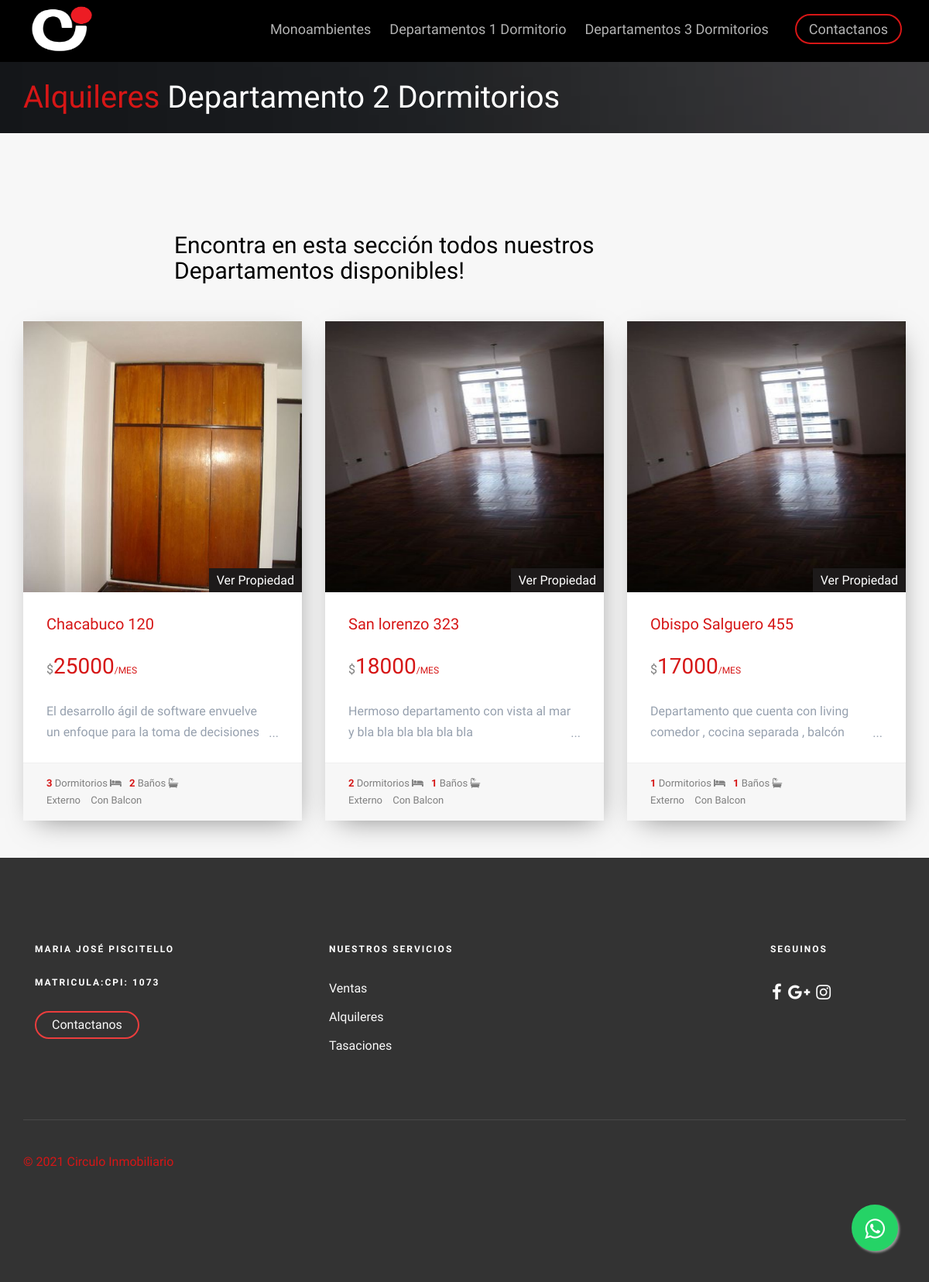
/alquileres/alqui_dptodosdormi/, run on the app's committed database.
### Alquileres/models.py (models this page shows, shortened)
class PostImagenes(models.Model):
    post= models.ForeignKey(PostAlquiler, default =None ,on_delete=models.CASCADE)
    image = models.ImageField(upload_to ="Imagenes",verbose_name="Imagenes")
    class Meta:
        verbose_name="Agregar una Imagen"
        verbose_name_plural="Agregar mas Imagenes"

class PostAlquiler(models.Model):
    balcon=(('Con Balcon','Con Balcon'),('',''))
    balcon = models.CharField(max_length=100, choices = balcon,default="Con Balcon", null=True, blank=True)
    frente= (('Externo','Externo'),('Contrafrente','Contrafrente'))
    frente = models.CharField(max_length=100,choices=frente, default = "Externo")
    title=  models.CharField(max_length=200, verbose_name="Titulo ")
    content = models.TextField(verbose_name="Contenido",max_length=800,)
    imagen = models.ImageField(verbose_name="Imagen", blank =True ,null =True,upload_to="Alquileres")
    price = models.IntegerField(verbose_name="Precio")
    ambientes = models.IntegerField(verbose_name="Dormitorios o Ambientes",blank =True ,null =True)
    superficie= models.IntegerField(verbose_name="Superficie (locales u oficinas)",blank =True,null =True )
    baños= models.IntegerField(verbose_name="Baños",blank = True,null =True)
    plantas= models.IntegerField(verbose_name="Plantas (locales u oficinas)", blank = True,null =True)
    autor = models.ForeignKey(User,verbose_name="Autor", on_delete=models.CASCADE)
    categories= models.ManyToManyField(Category, verbose_name="Categoria")
    created = models.DateTimeField(auto_now_add=True, verbose_name="Creado")
    updated = models.DateTimeField(auto_now=True, verbose_name="Editado")
    class Meta:
            verbose_name="Publicacion"
            verbose_name_plural="Plublicaciones"
            ordering= ["-created"]

### Alquileres/views.py (the view)
# urls.py: path('alqui_dptodosdormi/', views.alqui_dptodosdormi ,name ="alqui_dptodosdormi"),
def alqui_dptodosdormi(request):
    dptodosdormis= PostAlquiler.objects.filter(categories=Category.objects.get(nombre="Departamento 2 Dormitorios"))
    return render(request,'Alquileres/alqui_dptodosdormi.html',{'dptodosdormis': dptodosdormis})

### Alquileres/templates/Alquileres/alqui_dptodosdormi.html (shortened to what this page needs)
{% extends 'App1/base.html'%} {% load static %} {% block header %}
<div id="fh5co-page">
    <header id="fh5co-header" role="banner">
        <div class="container">
            <div class="row">
                <div class="header-inner">
                    <span class="rounded-circle">
				  		<span class="rounded-circle">
                            <span class="rounded-circle"><a href="{% url 'inicio' %}"><img src="{% static 'Appp1/images/1_negro.png' %}" style="margin-top: 8px" width="90px" height="60px"> </img>
				  </span>
                    </span>
                    <nav role="navigation">
                        <ul>
                            <li><a href="{% url 'alqui_monoambientes' %}">Monoambientes </a></li>
                            <li><a href="{% url 'alqui_dptoundormi' %}">Departamentos 1 Dormitorio</a></li>
                            <li><a href="{% url 'alqui_dptotresdormi' %}">Departamentos 3 Dormitorios</a></li>
                            <li class="cta"><a href="{% url 'contacto' %}">Contactanos</a></li>
                        </ul>
                    </nav>
                </div>
            </div>
        </div>
    </header>
    {% endblock %} {% block content %}
    <div class="fh5co-page-title" style="background-image: url({% static 'Appp1/images/slide_6.jpg'%});">
        <div class="overlay"></div>
        <div class="container">
            <div class="row">
                <div class="col-md-12 animate-box">
                    <h1><a href="{% url 'alquiler' %}" style="text-decoration:none">Alquileres</a></span> Departamento 2 Dormitorios</h1>
                </div>
            </div>
        </div>
    </div>
    <div id="best-deal">
        <div class="container">
            <div class="row">
                <div class="col-md-8 col-md-offset-2 text-center fh5co-heading animate-box" data-animate-effect="fadeIn">
                    <h2>Encontra en esta sección todos nuestros Departamentos disponibles!</h2>
                </div>
                {% for dptodosdormi in dptodosdormis %}
                <div class="col-md-4 item-block animate-box" data-animate-effect="fadeIn">
                    <div class="fh5co-property">
                        <figure>
                            <div id="carouselExampleControls" class="carousel slide" data-ride="carousel">
                                <div class="carousel-inner">
                                    {% for pi in dptodosdormi.postimagenes_set.all %}
                                    <div class="item {% if forloop.first %} active {% endif %}">
                                        <img class="carousel-inner" src="{{pi.image.url}}" alt="First slide">
                                    </div>
                                    {% endfor %}
                                </div>
                            </div>
                            <a href="{% url 'article' dptodosdormi.id  %}" class="tag"> Ver Propiedad</a>
                        </figure>
                        <div class="fh5co-property-innter">
                            <h3><a href="{% url 'article' dptodosdormi.id  %}">{{dptodosdormi.title}}</a></h3>
                            <div class="price-status">
                                <span class="per">$</span><span class="price">{{dptodosdormi.price}}<span class="per">/Mes</span></span>
                            </div>
                            <div class="property-content-wrapper">
                                <p>{{dptodosdormi.content}} </p>
                            </div>
                        </div>
                        <p class="fh5co-property-specification">
                            <span><strong>{{dptodosdormi.ambientes}} </strong> Dormitorios  <i class="fa fa-bed"></i></i></span><span><strong>{{dptodosdormi.baños}}</strong> Baños  <i class="fa fa-bath"></i></span>
                            <br><span>{{dptodosdormi.frente}}</span>
                            <span>   {% if dptodosdormi.balcon %} {{dptodosdormi.balcon}} {% endif %} </span>
                        </p>
                    </div>
                </div>
                {% endfor %}
            </div>
        </div>
        {% endblock %}

### App1/static/Appp1/css/icomoon.css (style rules this page uses)
.fa { font-family: 'FontAwesome' !important; }

### data on the page
PostAlquiler: title "Chacabuco 120", price "25000", content "El desarrollo ágil de software envuelve un enfoque para la toma de decisiones…", ambientes "3", baños "2", frente "Externo", balcon "Con Balcon"
PostImagenes: image (picture)
PostAlquiler: title "San lorenzo 323", price "18000", content "Hermoso departamento con vista al mar y bla bla bla bla bla bla", ambientes "2", baños "1", frente "Externo", balcon "Con Balcon"
PostImagenes: image (picture)
PostAlquiler: title "Obispo Salguero 455", price "17000", content "Departamento que cuenta con living comedor , cocina separada , balcón…", ambientes "1", baños "1", frente "Externo", balcon "Con Balcon"
PostImagenes: image (picture)
